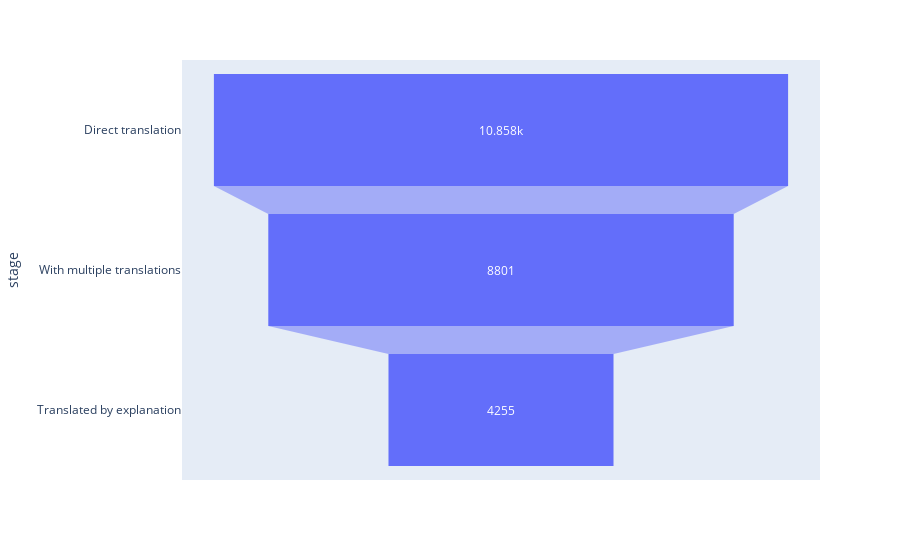

Write notebook code for a chart like this one.
### Code cell
import plotly.express as px

data = dict(
    number=[simple_traslations.shape[0], multiple_translations.shape[0], only_explained_translations.shape[0]],
    stage=["Direct translation", "With multiple translations", "Translated by explanation"])
fig = px.funnel(data, x='number', y='stage', )
fig.show()

fig.write_html("available_translations.html")

### Figure 1 — Plotly figure (JSON) as saved in the notebook; plotly's stock layout.template omitted (floating-point values rounded to 4 significant figures)
{"data": [{"hovertemplate": "number=%{x}<br>stage=%{y}<extra></extra>", "legendgroup": "", "marker": {"color": "#636efa"}, "name": "", "orientation": "h", "showlegend": false, "type": "funnel", "x": [10858, 8801, 4255], "xaxis": "x", "y": ["Direct translation", "With multiple translations", "Translated by explanation"], "yaxis": "y"}], "layout": {"legend": {"tracegroupgap": 0}, "margin": {"t": 60}, "xaxis": {"anchor": "y", "domain": [0, 1], "title": {"text": "number"}}, "yaxis": {"anchor": "x", "domain": [0, 1], "title": {"text": "stage"}}}}
